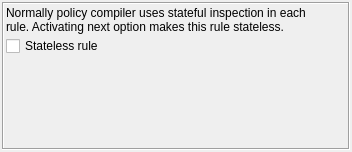
     <widget class="QWidget" name="page3" >
      <layout class="QGridLayout" >
       <property name="leftMargin" >
        <number>2</number>
       </property>
       <property name="topMargin" >
        <number>2</number>
       </property>
       <property name="rightMargin" >
        <number>2</number>
       </property>
       <property name="bottomMargin" >
        <number>2</number>
       </property>
       <property name="horizontalSpacing" >
        <number>2</number>
       </property>
       <property name="verticalSpacing" >
        <number>2</number>
       </property>
       <item row="0" column="0" >
        <widget class="QFrame" name="frame6_2_2_2" >
         <property name="frameShape" >
          <enum>QFrame::Box</enum>
         </property>
         <property name="frameShadow" >
          <enum>QFrame::Sunken</enum>
         </property>
         <layout class="QGridLayout" >
          <property name="leftMargin" >
           <number>2</number>
          </property>
          <property name="topMargin" >
           <number>2</number>
          </property>
          <property name="rightMargin" >
           <number>2</number>
          </property>
          <property name="bottomMargin" >
           <number>2</number>
          </property>
          <property name="horizontalSpacing" >
           <number>2</number>
          </property>
          <property name="verticalSpacing" >
           <number>2</number>
          </property>
          <item row="2" column="0" >
           <spacer>
            <property name="orientation" >
             <enum>Qt::Vertical</enum>
            </property>
            <property name="sizeType" >
             <enum>QSizePolicy::Expanding</enum>
            </property>
            <property name="sizeHint" >
             <size>
              <width>20</width>
              <height>90</height>
             </size>
            </property>
           </spacer>
          </item>
          <item row="1" column="0" >
           <widget class="QCheckBox" name="ipfw_stateless" >
            <property name="text" >
             <string>Stateless rule</string>
            </property>
           </widget>
          </item>
          <item row="0" column="0" >
           <widget class="QLabel" name="textLabel7_2_2_2" >
            <property name="minimumSize" >
             <size>
              <width>300</width>
              <height>0</height>
             </size>
            </property>
            <property name="text" >
             <string>Normally policy compiler uses stateful inspection in each rule. Activating next option makes this rule stateless.</string>
            </property>
            <property name="alignment" >
             <set>Qt::AlignVCenter</set>
            </property>
            <property name="wordWrap" >
             <bool>true</bool>
            </property>
           </widget>
          </item>
          <item row="0" column="1" >
           <spacer>
            <property name="orientation" >
             <enum>Qt::Horizontal</enum>
            </property>
            <property name="sizeType" >
             <enum>QSizePolicy::Expanding</enum>
            </property>
            <property name="sizeHint" >
             <size>
              <width>40</width>
              <height>20</height>
             </size>
            </property>
           </spacer>
          </item>
         </layout>
        </widget>
       </item>
      </layout>
     </widget>
